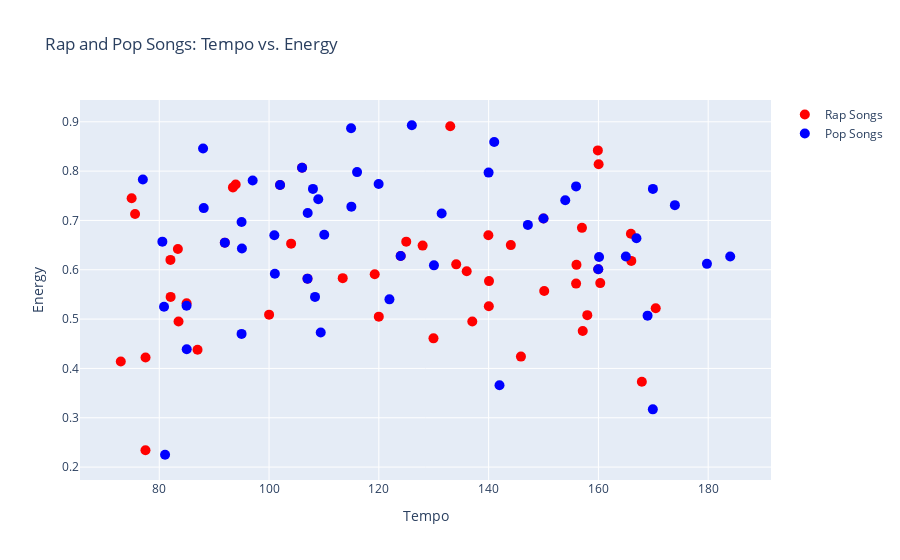

Notebook code for this chart:
### Code cell
# create a scatter plot for the rap data
rap_fig = go.Figure(data=go.Scatter(x=rap_data['Tempo'], y=rap_data['Energy'], mode='markers', marker=dict(color= 'red', size=10), text=rap_data['Song Title'], hoverinfo='text', name= 'Rap Songs'))

# create a scatter plot for the pop data
pop_fig = go.Figure(data=go.Scatter(x=pop_data['Tempo'], y=pop_data['Energy'], mode='markers', marker=dict(color= 'blue', size=10), text=pop_data['Song Title'], hoverinfo='text' , name= 'Pop Songs'))

# add the pop data scatter plot to the rap data scatter plot
rap_fig.add_trace(pop_fig.data[0])

# update the layout of the rap data scatter plot
rap_fig.update_layout(title='Rap and Pop Songs: Tempo vs. Energy', xaxis_title='Tempo', yaxis_title='Energy', hovermode='closest')

# display the combined plot
rap_fig.show()

### Figure 1 — Plotly figure (JSON) as saved in the notebook; plotly's stock layout.template omitted (floating-point values rounded to 4 significant figures)
{"data": [{"hoverinfo": "text", "marker": {"color": "red", "size": 10}, "mode": "markers", "name": "Rap Songs", "text": ["First Class", "Wait For U", "Big Energy", "Super Gremlin", "Industry Baby", "Jimmy Cooks", "Vegas", "In A Minute", "Pushin P", "Sweetest Pie", "Super Freaky Girl", "Knife Talk", "Way 2 Sexy", "Broadway Girls", "What Happened To Virgil", "Puffin On Zootiez", "Girls Want Girls", "To The Moon!", "Sticky", "Who Want Smoke??", "Betty (Get Money)", "Cooped Up", "F.N.F. (Let's Go)", "Staying Alive", "Sleazy Flow", "Right On", "Get Into It (Yuh)", "By Your Side", "Do We Have A Problem?", "Hot Shit", "Silent Hill", "Freaky Deaky", "Me Or Sum", "Ahhh Ha", "P Power", "Nail Tech", "Scorpio", "Tomorrow 2", "Hotel Lobby (Unc And Phew)", "Too Easy", "N95", "Rumors", "Chosen", "Dah Dah DahDah", "Handsomer", "Already Dead", "Family Ties", "Alone", "Plan B", "Billie Eilish."], "type": "scatter", "x": [107.0, 83.39, 106.0, 72.99, 150.0, 165.9, 160.0, 113.4, 77.5, 124.0, 133.0, 145.9, 136.0, 74.97, 140.0, 125.0, 86.97, 144.0, 137.0, 75.59, 102.0, 93.92, 157.1, 130.0, 77.49, 166.0, 91.94, 158.0, 120.0, 157.0, 140.1, 104.0, 160.3, 156.0, 119.3, 150.1, 84.98, 160.0, 128.0, 155.9, 140.0, 159.9, 93.42, 167.9, 82.03, 83.51, 134.1, 82.07, 170.4, 100.0], "y": [0.582, 0.642, 0.807, 0.414, 0.704, 0.673, 0.601, 0.583, 0.422, 0.628, 0.891, 0.424, 0.597, 0.745, 0.526, 0.657, 0.438, 0.65, 0.495, 0.713, 0.772, 0.773, 0.476, 0.461, 0.234, 0.618, 0.655, 0.508, 0.505, 0.685, 0.577, 0.653, 0.573, 0.61, 0.591, 0.557, 0.532, 0.814, 0.649, 0.572, 0.67, 0.842, 0.767, 0.373, 0.62, 0.495, 0.611, 0.545, 0.522, 0.509]}, {"hoverinfo": "text", "marker": {"color": "blue", "size": 10}, "mode": "markers", "name": "Pop Songs", "text": ["As It Was", "Thats What I Want", "Heat Waves", "Stay", "About Damn Time", "Big Energy", "Ghost", "Need To Know", "Sunroof", "First Class", "Easy On Me", "Late Night Talking", "Woman", "I Like You (A Happier Song)", "Industry Baby", "One Right Now", "Boyfriend", "abcdefu", "Shivers", "Enemy", "Numb Little Bug", "Vegas", "Sweetest Pie", "Get Into It (Yuh)", "I Ain't Worried", "Running Up That Hill (A Deal With God)", "Bad Habit", "Bam Bam", "Better Days", "Bad Habits", "Fingers Crossed", "Cold Heart (PNAU Remix)", "Thousand Miles", "She's All I Wanna Be", "Meet Me At Our Spot", "When You're Gone", "Glimpse Of Us", "Good 4 U", "So Good", "Light Switch", "Break My Soul", "Numb", "Oh My God", "Left And Right", "Love Me More", "Music For A Sushi Restaurant", "2step", "Betty (Get Money)", "Happier Than Ever", "2 Be Loved (Am I Ready)"], "type": "scatter", "x": [173.9, 87.98, 80.87, 169.9, 109.0, 106.0, 154.0, 130.0, 131.4, 107.0, 142.0, 115.0, 108.0, 101.0, 150.0, 97.01, 179.8, 121.9, 141.0, 77.01, 84.97, 160.0, 124.0, 91.94, 140.0, 108.4, 169.0, 95.0, 110.1, 126.0, 109.4, 116.0, 80.56, 160.1, 95.0, 147.1, 169.9, 166.9, 165.0, 184.0, 114.9, 120.0, 88.1, 101.1, 85.0, 107.0, 95.06, 102.0, 81.06, 155.9], "y": [0.731, 0.846, 0.525, 0.764, 0.743, 0.807, 0.741, 0.609, 0.714, 0.582, 0.366, 0.728, 0.764, 0.67, 0.704, 0.781, 0.612, 0.54, 0.859, 0.783, 0.527, 0.601, 0.628, 0.655, 0.797, 0.545, 0.507, 0.697, 0.671, 0.893, 0.473, 0.798, 0.657, 0.626, 0.47, 0.691, 0.317, 0.664, 0.627, 0.627, 0.887, 0.774, 0.725, 0.592, 0.439, 0.715, 0.643, 0.772, 0.225, 0.769]}], "layout": {"hovermode": "closest", "title": {"text": "Rap and Pop Songs: Tempo vs. Energy"}, "xaxis": {"title": {"text": "Tempo"}}, "yaxis": {"title": {"text": "Energy"}}}}
